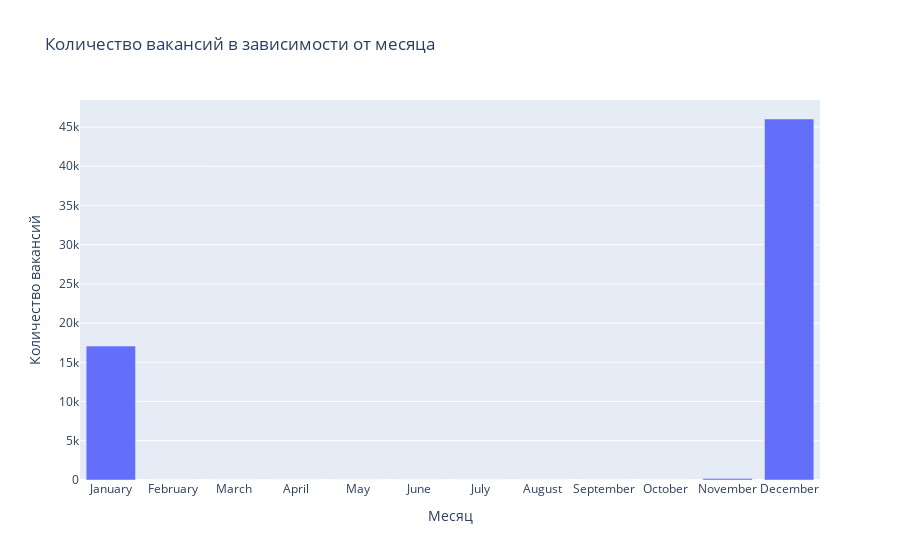

Notebook cell for this chart:
### Code cell
df.published_at = pd.to_datetime(df.published_at)

count_by_month = {
    calendar.month_name[month]: sum(df.published_at.dt.month == month) for month in range(1, 12 + 1)
}

px.bar(
    x=count_by_month.keys(),
    y=count_by_month.values(),
    labels={'x': 'Месяц', 'y': 'Количество вакансий'},
    title='Количество вакансий в зависимости от месяца'
)

### Figure 1 — Plotly figure (JSON) as saved in the notebook; plotly's stock layout.template omitted (floating-point values rounded to 4 significant figures)
{"data": [{"alignmentgroup": "True", "hovertemplate": "Месяц=%{x}<br>Количество вакансий=%{y}<extra></extra>", "legendgroup": "", "marker": {"color": "#636efa", "pattern": {"shape": ""}}, "name": "", "offsetgroup": "", "orientation": "v", "showlegend": false, "textposition": "auto", "x": ["January", "February", "March", "April", "May", "June", "July", "August", "September", "October", "November", "December"], "xaxis": "x", "y": [17070, 0, 0, 0, 0, 0, 0, 0, 0, 0, 181, 46022], "yaxis": "y", "type": "bar"}], "layout": {"xaxis": {"anchor": "y", "domain": [0.0, 1.0], "title": {"text": "Месяц"}}, "yaxis": {"anchor": "x", "domain": [0.0, 1.0], "title": {"text": "Количество вакансий"}}, "legend": {"tracegroupgap": 0}, "title": {"text": "Количество вакансий в зависимости от месяца"}, "barmode": "relative"}}
